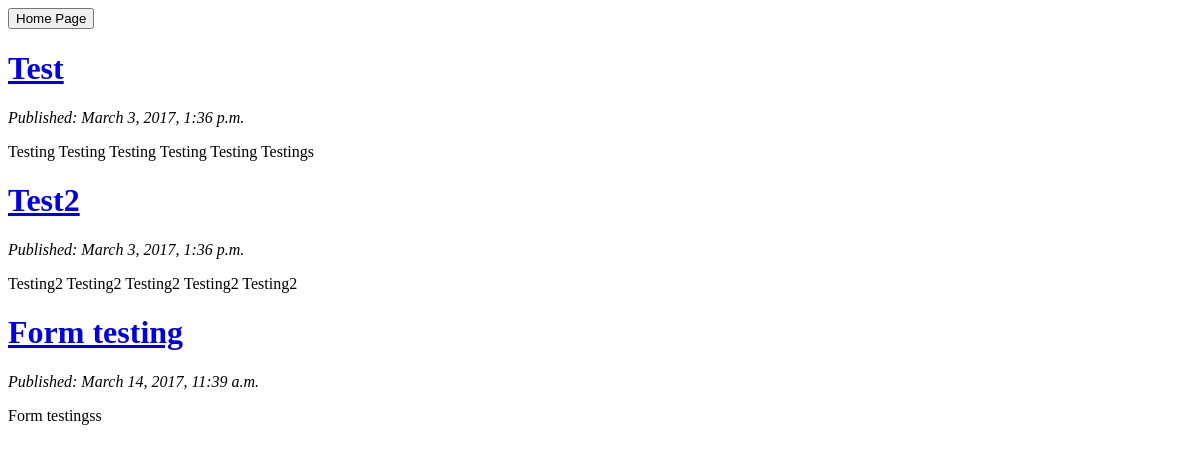
Before: / with the older database file.
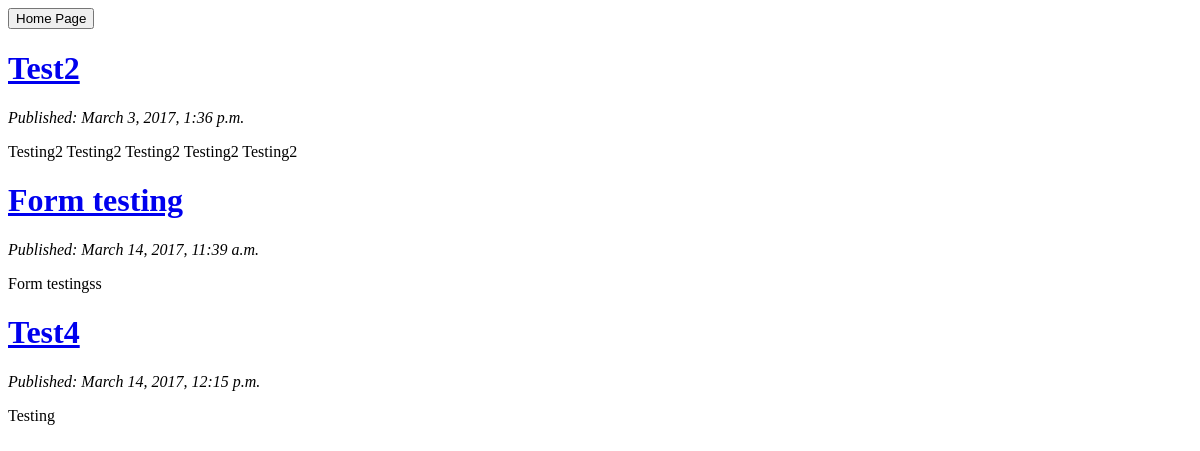
After: the same page with the newer database file.
### newsfeed/models.py (models this page shows, shortened)
class Post(models.Model):
    author = models.ForeignKey('auth.User')
    title = models.CharField(max_length=200)
    text = models.TextField()
    created_date = models.DateTimeField(default=timezone.now)
    class Meta:
        ordering = ['-created_date',]

### newsfeed/views.py (the view)
# urls.py: url(r'^$', views.post_list, name='post_list'),
def post_list(request):
    posts = Post.objects.order_by('created_date')
    return render(request, 'newsfeed/post_list.html', {'posts': posts})

### newsfeed/templates/newsfeed/post_list.html
{% extends 'newsfeed/base.html' %}
{% block content %}
    {% for post in posts %}
        <div>
            <h1><a href="{% url 'post_in_detail' pk=post.pk %}">{{ post.title }}</a></h1>
            <p><i>Published: {{ post.created_date }}</i></p>
            <p>{{ post.text|linebreaksbr }}</p>
        </div>
    {% endfor %}
{% endblock %}

Changed rows visible on the page:
removed Post: title "Test", created_date "March 3, 2017, 1:36 p.m.", text "Testing Testing Testing Testing Testing Testings"
added Post: title "Test4", created_date "March 14, 2017, 12:15 p.m.", text "Testing"
